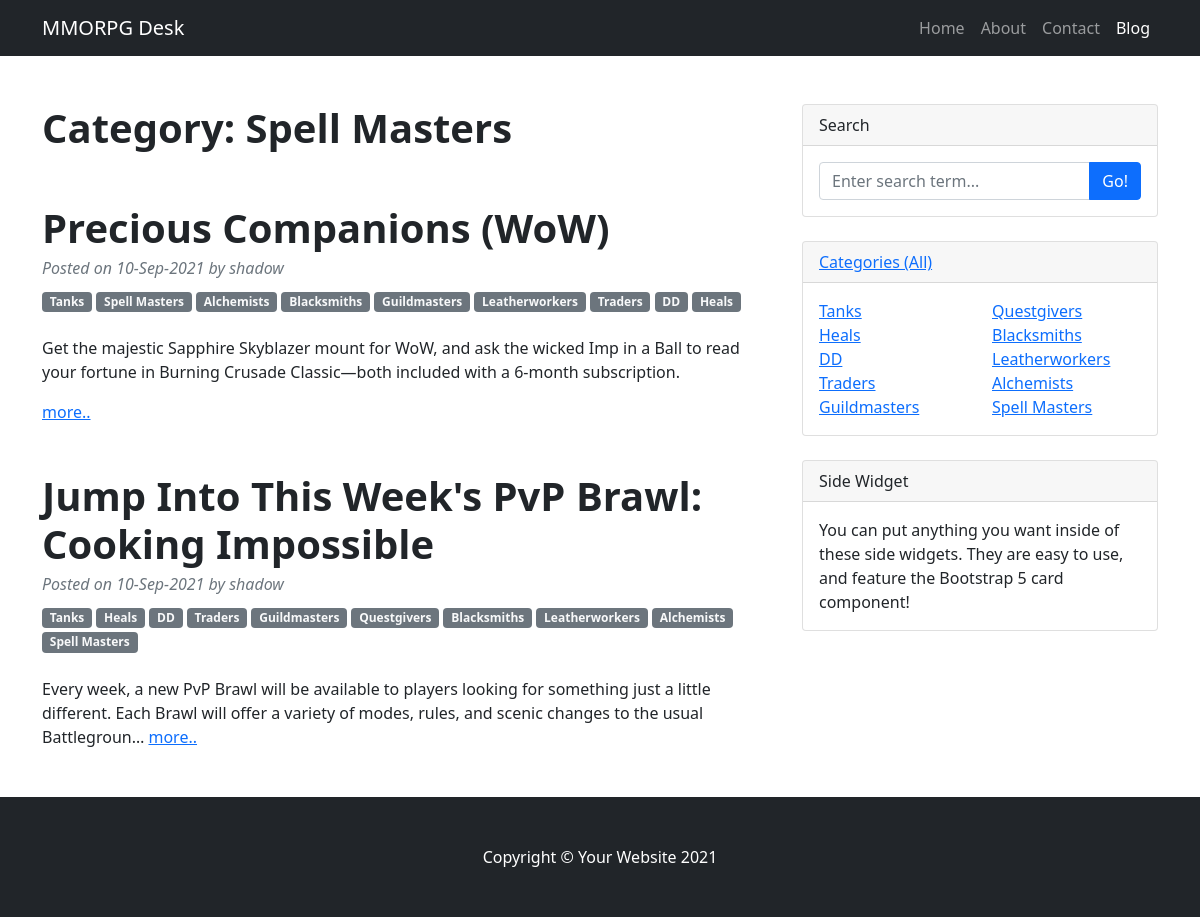
The page /posts/category/10 on the database its author committed.
### BB/models.py (models this page shows, shortened)
class Category(models.Model):
    name = models.CharField(max_length=255, unique=True)
    def __str__(self):
        return f'{self.name}'

class Post(models.Model):
    author = models.ForeignKey(User, on_delete=models.CASCADE)
    category = models.ManyToManyField(Category, through='PostCategory')
    title = models.CharField(max_length=255)
    date_posted = models.DateTimeField(auto_now_add=True)
    content = RichTextField()
    rating = models.IntegerField(default=0)

### BB/views.py (the view)
# urls.py: path('category/<int:pk>', CategoryDetail.as_view(), name='category_detail'),  # pk — это первичный ключ товара, который будет выводиться у нас в шаблон
class CategoryDetail(DetailView):
    model = Category
    template_name = 'BB/category_detail.html'
    context_object_name = 'category_detail'
    queryset = Category.objects.all()
    def get_context_data(self, **kwargs):
        context = super().get_context_data(**kwargs)
        context['posts'] = Post.objects.filter(category=self.object)
        print(context)
        i = 0
        list_fh = []
        list_sh = []
        for cat in Category.objects.all():
            i += 1
            if i <= len(Category.objects.all())/2:
                list_fh.append(cat)
            else:
                list_sh.append(cat)
        context['categories'] = Category.objects.all()
        context['cat_fh'] = list_fh
        context['cat_sh'] = list_sh
        return context

### templates/BB/category_detail.html
{% extends 'flatpages/default.html' %}
{% block content %}
    <h1 class="fw-bolder mb-1">Category: {{ category_detail.name }}</h1>
    <br>
    <br>
    {% if posts %}
        {% for post in posts %}
            <article>
                <header class="mb-4">
                    <h1 class="fw-bolder mb-1">{{ post.title }}</h1>
                    <div class="text-muted fst-italic mb-2">Posted on {{ post.date_posted|date:'d-M-Y' }} {{ post_posted|time:"H:i" }} by {{ post.author }}</div>
                    {% for c in post.category.all %}
                        <a class="badge bg-secondary text-decoration-none link-light" href="{% url 'category_detail' c.id %}">{{ c.name }}</a>
                    {% endfor %}
                </header>
                <section class="mb-5">
                    {{ post.content|safe|truncatechars:200 }} <a href="{% url 'post_detail' post.id %}">more..</a>
                </section>
            </article>
        {% endfor %}
    {% else %}
        <h2>There are no ads in this category.</h2>
    {% endif %}
{% endblock content %}
{% block cat-widget %}
    {% if cat_fh or cat_sh %}
        <div class="col-sm-6">
            <ul class="list-unstyled mb-0">
                {% for category in cat_fh %}
                    <li><a href="{% url 'category_detail' category.id %}">{{ category.name }}</a></li>
                {% endfor %}
            </ul>
        </div>
        <div class="col-sm-6">
            <ul class="list-unstyled mb-0">
                {% for category in cat_sh %}
                    <li><a href="{% url 'category_detail' category.id %}">{{ category.name }}</a></li>
                {% endfor %}
            </ul>
        </div>
    {% else %}
        <h4>Categories not found</h4>
    {% endif %}
{% endblock cat-widget %}

### rows shown on the page
Category: name "Spell Masters"
Post: title "Precious Companions (WoW)", date_posted "10-Sep-2021", author "shadow", content "Get the majestic Sapphire Skyblazer mount for WoW, and ask the wicked Imp in a Ball to read your fortune in Burning Crusade Classic—both included with a 6-month subscription."
Category: name "Tanks"
Category: name "Alchemists"
Category: name "Blacksmiths"
Category: name "Guildmasters"
Category: name "Leatherworkers"
Category: name "Traders"
Category: name "DD"
Category: name "Heals"
Post: title "Jump Into This Week's PvP Brawl: Cooking Impossible", date_posted "10-Sep-2021", author "shadow", content "Every week, a new PvP Brawl will be available to players looking for something just a little different. Each Brawl will offer a variety of modes, rules, and scenic changes to the usual Battlegroun…"
Category: name "Questgivers"
